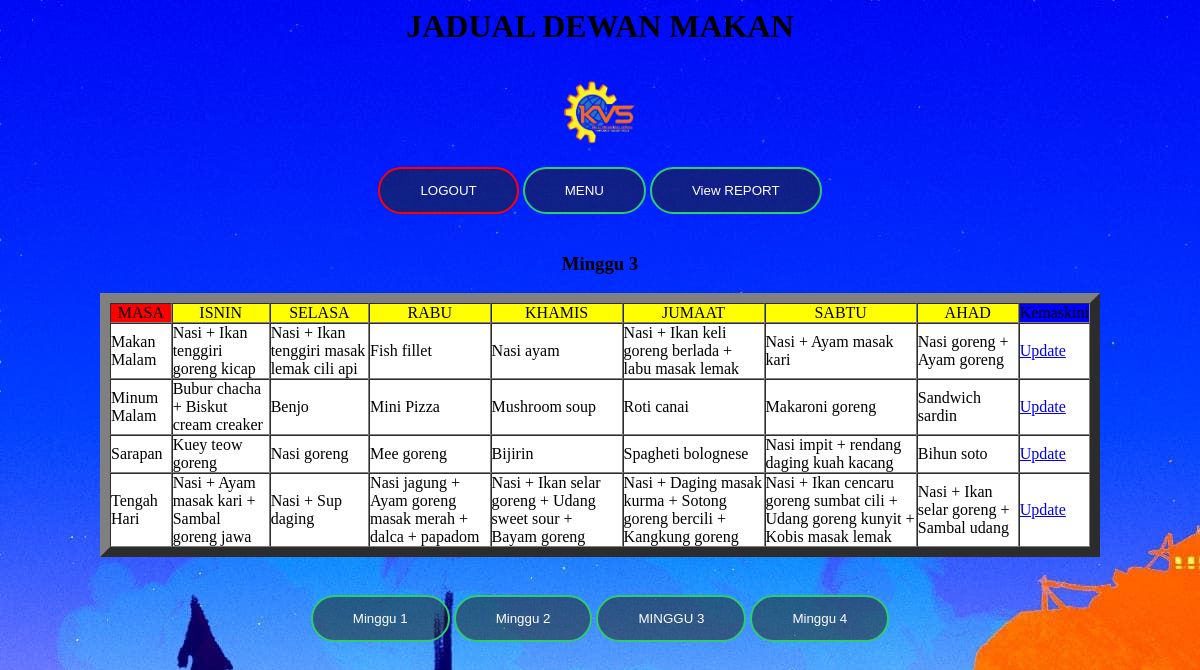
/dewanmakan/adminview3.php, run on the app's committed database.
### tables this page shows
CREATE TABLE `jadual3` (
  `Masa` varchar(50) NOT NULL,
  `ISNIN` varchar(100) NOT NULL,
  `SELASA` varchar(100) NOT NULL,
  `RABU` varchar(100) NOT NULL,
  `KHAMIS` varchar(100) NOT NULL,
  `JUMAAT` varchar(100) NOT NULL,
  `SABTU` varchar(100) NOT NULL,
  `AHAD` varchar(100) NOT NULL
);

### dewanmakan/adminview3.php (the view, shortened to what this page needs)
<head>
</head>
<body style="background-image: url('image/firewatch.jpg')">
		<link rel="stylesheet" href="style/adminview3.css">
<?php
include 'linkdb.php';
$query="select Masa, ISNIN, SELASA, RABU, KHAMIS, JUMAAT, SABTU, AHAD from jadual3";
$result=mysqli_query($con,$query);
?>
<table width="1000" bgcolor="white" align="center" cellspacing="0" cellpadding="0" border="10">
<h1><p align="center">JADUAL DEWAN MAKAN</p></h1>
<center>
<img src="image/KS.png" height="70px" width="90px">
<br><a href="logout.php"><input type="submit" name="logout" value="LOGOUT"></a>
<a href="adminmenu.php"><input type="submit" name="submit" value="MENU"></a>
<a href="adminviewreport.php"><input type="submit" name="submit" value="View REPORT"></a>
</center>
<h3><p align="center">Minggu 3</p></h3>
	<td align="center" bgcolor="red">MASA</td>
	<td align="center" bgcolor="yellow">ISNIN</td>
	<td align="center" bgcolor="yellow">SELASA</td>
	<td align="center" bgcolor="yellow">RABU</td>
	<td align="center" bgcolor="yellow">KHAMIS</td>
	<td align="center" bgcolor="yellow">JUMAAT</td>
	<td align="center" bgcolor="yellow">SABTU</td>
	<td align="center" bgcolor="yellow">AHAD</td>
	<td align="center" bgcolor="blue">Kemaskini</td>
<?php
while($jadual3=mysqli_fetch_array($result)){
	$Masa=$jadual3["Masa"];
echo "<tr>";
echo "<td>".$jadual3["Masa"]."</td>";
echo "<td>".$jadual3["ISNIN"]."</td>";
echo "<td>".$jadual3["SELASA"]."</td>";
echo "<td>".$jadual3["RABU"]."</td>";
echo "<td>".$jadual3["KHAMIS"]."</td>";
echo "<td>".$jadual3["JUMAAT"]."</td>";
echo "<td>".$jadual3["SABTU"]."</td>";
echo "<td>".$jadual3["AHAD"]."</td>";
echo "<td>","<a href=\"fromkemaskini3.php?Masa=$Masa\">Update<a/>";
echo "</tr>";
}
echo "</table>";
?>
<br>
<center>
	<a href="adminview1.php"><input type="submit" name="submit" value="Minggu 1"></a>
	<a href="adminview2.php"><input type="submit" name="submit" value="Minggu 2"></a>
	<a href="adminview3.php"><input type="submit" name="submit" value="MINGGU 3"></a>
	<a href="adminview4.php"><input type="submit" name="submit" value="Minggu 4"></a>
</center>
</body>

### dewanmakan/style/adminview3.css (style rules this page uses)
[type = "submit"] { border: 0; background: none; margin: 20px auto; text-align:center; border: 2px solid #2ecc71; padding: 14px 40px; background-color: rgba(33, 33, 18, 0.5); outline: none; color: white; border-radius: 24px; transition: 0.25s; cursor: pointer; }
[name = "logout"] { border: 0; background: none; margin: 20px auto; text-align:center; border: 2px solid red; padding: 14px 40px; background-color: rgba(33, 33, 18, 0.5); outline: none; color: white; border-radius: 24px; transition: 0.25s; cursor: pointer; }

### data on the page
jadual3: Masa "Makan Malam", ISNIN "Nasi + Ikan tenggiri goreng kicap", SELASA "Nasi + Ikan tenggiri masak lemak cili api", RABU "Fish fillet", KHAMIS "Nasi ayam", JUMAAT "Nasi + Ikan keli goreng berlada + labu masak lemak", SABTU "Nasi + Ayam masak kari", AHAD "Nasi goreng + Ayam goreng"
jadual3: Masa "Minum Malam", ISNIN "Bubur chacha + Biskut cream creaker", SELASA "Benjo", RABU "Mini Pizza", KHAMIS "Mushroom soup", JUMAAT "Roti canai", SABTU "Makaroni goreng", AHAD "Sandwich sardin"
jadual3: Masa "Sarapan", ISNIN "Kuey teow goreng", SELASA "Nasi goreng", RABU "Mee goreng", KHAMIS "Bijirin", JUMAAT "Spagheti bolognese", SABTU "Nasi impit + rendang daging kuah kacang", AHAD "Bihun soto"
jadual3: Masa "Tengah Hari", ISNIN "Nasi + Ayam masak kari + Sambal goreng jawa", SELASA "Nasi + Sup daging", RABU "Nasi jagung + Ayam goreng masak merah + dalca + papadom", KHAMIS "Nasi + Ikan selar goreng + Udang sweet sour + Bayam goreng", JUMAAT "Nasi + Daging masak kurma + Sotong goreng bercili + Kangkung goreng", SABTU "Nasi + Ikan cencaru goreng sumbat cili + Udang goreng kunyit + Kobis masak lemak", AHAD "Nasi + Ikan selar goreng + Sambal udang"
